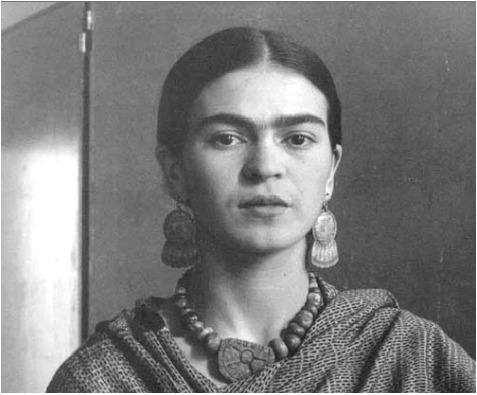
#> input picture Assignments/week02/Frida.jpg, 477 x 395 px
$ jupyter execute 'approximate Frida.ipynb'
#> lines starting #> are read from the running program, lines starting #| are printed output that depends on the picture
[cell 1]
import cv2
from matplotlib import pyplot as plt
import numpy as np

[cell 2]
A = cv2.imread("Frida.jpg", 0)
#> A is the input picture: shape (395, 477); min 20, max 255, mean 125.9

# summarize some details about the image
print(type(A))
#| <class 'numpy.ndarray'>
print(A.shape)
#| (395, 477)

# show the image
plt.imshow(A, cmap='gray')
plt.xticks([]), plt.yticks([])  # to hide tick values on X and Y axis
plt.show()

[cell 3]
k = 20

# svd
U, s, Vh = np.linalg.svd(A)
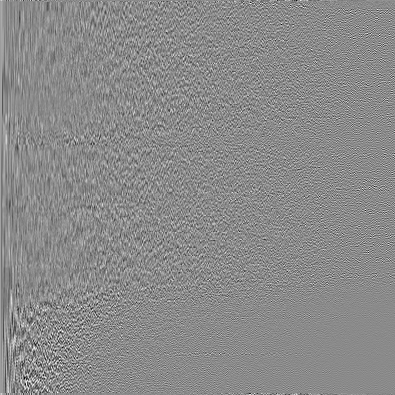
#> U: shape (395, 395) float64; min -0.318, max 0.266, mean 0.000141; drawn with min black and max white
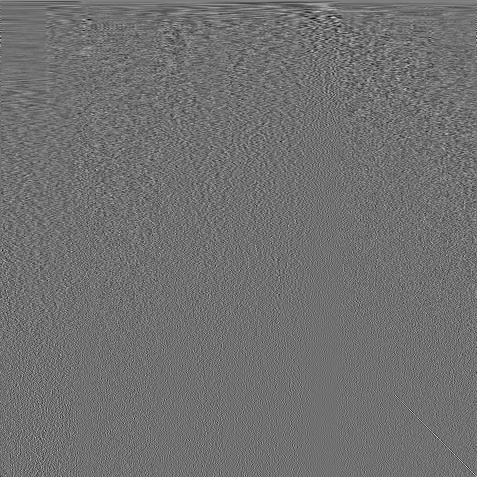
#> Vh: shape (477, 477) float64; min -0.288, max 0.362, mean 0.000128; drawn with min black and max white
#> s = 395 values, max 57371 at index 0, min 1.3 at index 394, mean 395.1

# reconstruct the original matrix
m, n = U.shape[0], Vh.shape[0]
#> m = 395; n = 477

Sigma = np.zeros((m, n))
for i in range(k):
    Sigma[i, i] = s[i]

B = np.dot(U, np.dot(Sigma, Vh))
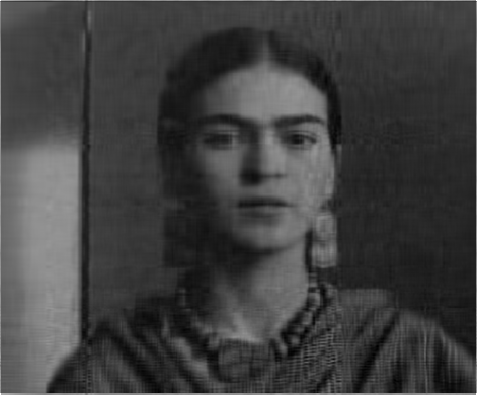
#> B: shape (395, 477) float64; min 22.9, max 431.8, mean 125.9; drawn with min black and max white

[cell 4]
# summarize some details about the converted data
print(type(B))
#| <class 'numpy.ndarray'>
print(B.shape)
#| (395, 477)

# show image
plt.imshow(B, cmap='gray')
plt.xticks([]), plt.yticks([])  # to hide tick values on X and Y axis
plt.show()
